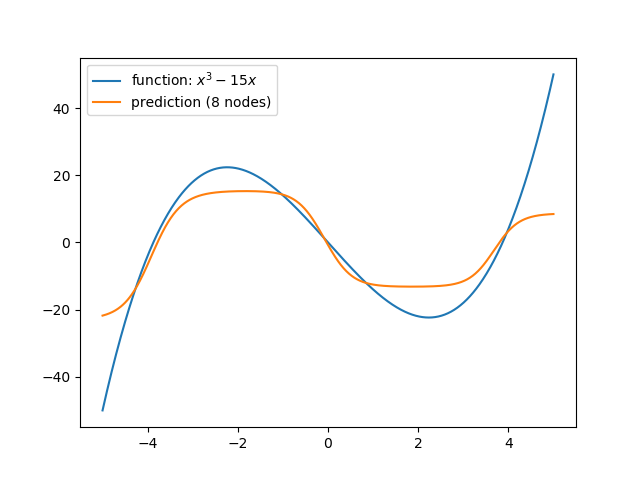

Write Python code to recreate this figure.
# Third degree polynomial solved by a neural network

import matplotlib.pyplot as plt
import numpy as np

from activation import sigmoid, linear

np.set_printoptions(formatter={"float": "{: 0.3f}".format}, linewidth=np.inf)
np.random.seed(1)

x = np.linspace(-5, +5, 1000)
y = x ** 3 - 15 * x

X = x.reshape(-1, 1)  # from [x] to [1][x]
Y = y.reshape(-1, 1)

n_input_nodes = 1
n_hidden_nodes = 8  # the higher the number of nodes the better the fit (e.g. try values from 2 to 10)
n_output_nodes = 1

W1 = np.random.normal(size=(n_hidden_nodes, n_input_nodes))  # layer 1 weights
W2 = np.random.normal(size=(n_output_nodes, n_hidden_nodes))  # layer 2 weights

B1 = np.random.random(size=(n_hidden_nodes, 1))  # layer 1 bias
B2 = np.random.random(size=(n_output_nodes, 1))  # layer 2 bias


def forward(x, predict=True):
    a0 = x.T
    z1 = W1.dot(a0) + B1
    a1 = sigmoid(z1)
    z2 = W2.dot(a1) + B2
    a2 = linear(z2)
    if predict is False:
        return a0, z1, a1, z2, a2
    return a2


def train(x, y, iterations=50000, learning_rate=0.001):
    global W1, W2, B1, B2, error
    m = x.shape[0]
    error = []

    for _ in range(iterations):
        a0, z1, a1, z2, a2 = forward(x, predict=False)

        da2 = a2 - y.T
        dz2 = da2 * linear(z2, derivative=True)
        dw2 = dz2.dot(a1.T) / m
        db2 = np.sum(dz2, axis=1, keepdims=True) / m

        da1 = W2.T.dot(dz2)
        dz1 = np.multiply(da1, sigmoid(z1, derivative=True))
        dw1 = dz1.dot(a0.T) / m
        db1 = np.sum(dz1, axis=1, keepdims=True) / m

        W1 -= learning_rate * dw1
        B1 -= learning_rate * db1
        W2 -= learning_rate * dw2
        B2 -= learning_rate * db2

        error.append(np.average(da2 ** 2))

    return error


error = train(X, Y, iterations=10000, learning_rate=0.002)  # lower learning rates give a better fit

plt.plot(error)
plt.title("MSE (mean squared error)")
plt.xlabel("training iterations")
plt.ylabel("mse")
plt.show()

Y_hat = forward(X)

plt.plot(x, y, label=r"function: $x^3 - 15x$")
plt.plot(x, Y_hat.T, label="prediction ({} nodes)".format(n_hidden_nodes))
plt.legend()
plt.show()
